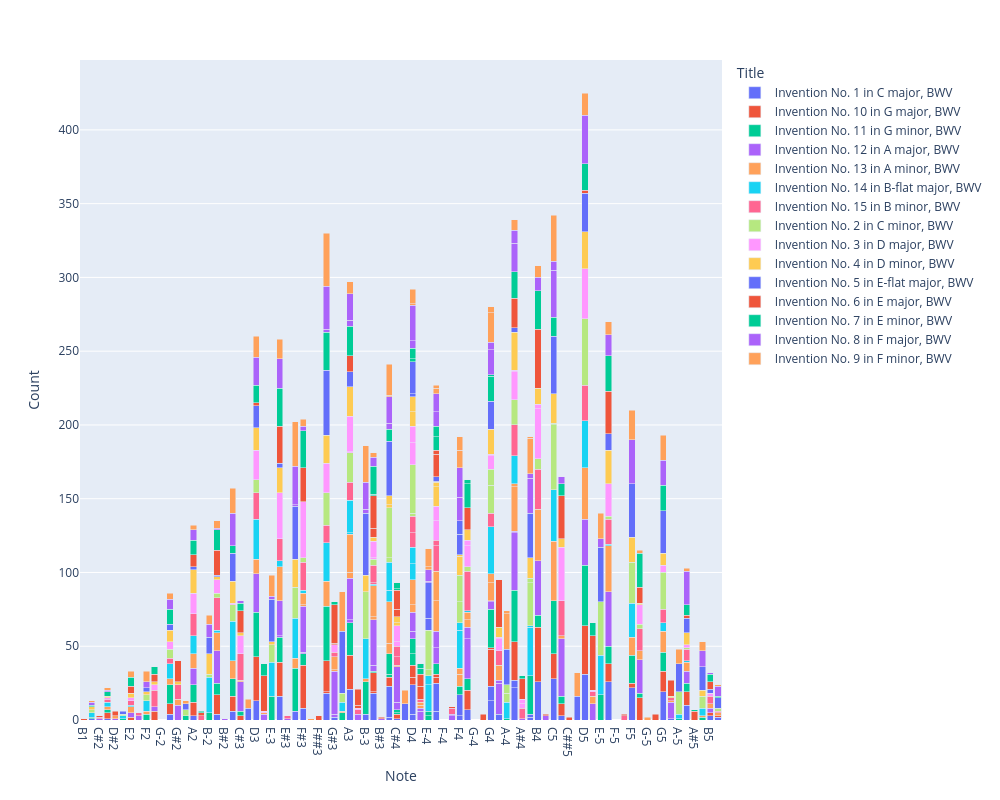

Notebook code cell kept with this figure:
### Code cell
# Create the bar chart
fig = px.bar(
    corpus_note_counts,
    x='Note',
    y='Count',
    color='Title',
    height=800,
    width=1000,
    barmode='stack',
    # note that the pitch order is set earlier in our NB!
    category_orders={'Note': pitch_order}
)

fig.show()

### Figure 1 — Plotly figure (JSON) as saved in the notebook; plotly's stock layout.template omitted (floating-point values rounded to 4 significant figures)
{"data": [{"alignmentgroup": "True", "hovertemplate": "Title=Invention No. 1 in C major, BWV<br>Note=%{x}<br>Count=%{y}<extra></extra>", "legendgroup": "Invention No. 1 in C major, BWV", "marker": {"color": "#636efa", "pattern": {"shape": ""}}, "name": "Invention No. 1 in C major, BWV", "offsetgroup": "Invention No. 1 in C major, BWV", "orientation": "v", "showlegend": true, "textposition": "auto", "type": "bar", "x": ["A2", "A3", "A4", "A4", "A5", "B-3", "B-4", "B-4", "B2", "B3", "B4", "B5", "C#4", "C#5", "C2", "C3", "C4", "C4", "C5", "C6", "D2", "D3", "D4", "D4", "D5", "E3", "E4", "E4", "E5", "F#3", "F#4", "F3", "F4", "F4", "F5", "G#3", "G#4", "G#5", "G2", "G3", "G4", "G4", "G5"], "xaxis": "x", "y": [3, 21, 22, 5, 10, 4, 2, 2, 4, 18, 26, 3, 1, 3, 1, 6, 2, 21, 28, 2, 1, 13, 4, 20, 31, 16, 6, 19, 26, 8, 7, 6, 3, 14, 22, 2, 4, 1, 4, 18, 13, 10, 19], "yaxis": "y"}, {"alignmentgroup": "True", "hovertemplate": "Title=Invention No. 10 in G major, BWV<br>Note=%{x}<br>Count=%{y}<extra></extra>", "legendgroup": "Invention No. 10 in G major, BWV", "marker": {"color": "#EF553B", "pattern": {"shape": ""}}, "name": "Invention No. 10 in G major, BWV", "offsetgroup": "Invention No. 10 in G major, BWV", "orientation": "v", "showlegend": true, "textposition": "auto", "type": "bar", "x": ["A2", "A3", "A4", "A5", "B2", "B3", "B3", "B4", "B5", "C#3", "C#4", "C#5", "C3", "C4", "C5", "C6", "D2", "D3", "D4", "D4", "D5", "E2", "E3", "E4", "E4", "E5", "F#2", "F#3", "F#4", "F#5", "F5", "G2", "G3", "G3", "G4", "G4", "G5"], "xaxis": "x", "y": [9, 23, 26, 9, 13, 1, 13, 37, 2, 3, 3, 8, 10, 6, 17, 1, 4, 30, 5, 8, 33, 2, 23, 4, 2, 12, 6, 29, 13, 15, 3, 7, 1, 21, 25, 1, 14], "yaxis": "y"}, {"alignmentgroup": "True", "hovertemplate": "Title=Invention No. 11 in G minor, BWV<br>Note=%{x}<br>Count=%{y}<extra></extra>", "legendgroup": "Invention No. 11 in G minor, BWV", "marker": {"color": "#00cc96", "pattern": {"shape": ""}}, "name": "Invention No. 11 in G minor, BWV", "offsetgroup": "Invention No. 11 in G minor, BWV", "orientation": "v", "showlegend": true, "textposition": "auto", "type": "bar", "x": ["A-2", "A-3", "A-4", "A-5", "A2", "A3", "A4", "A5", "B-2", "B-3", "B-4", "B-5", "B2", "B3", "B4", "C#3", "C#4", "C#4", "C#5", "C2", "C3", "C4", "C4", "C5", "D2", "D3", "D4", "D4", "D5", "E-2", "E-3", "E-4", "E-4", "E-5", "E3", "E4", "E5", "F#3", "F#4", "F#5", "F2", "F3", "F4", "F5", "G2", "G3", "G4", "G5"], "xaxis": "x", "y": [3, 5, 1, 1, 12, 22, 35, 6, 5, 22, 26, 2, 8, 1, 8, 3, 1, 2, 5, 1, 12, 2, 14, 36, 2, 30, 8, 10, 41, 1, 16, 3, 3, 17, 17, 7, 12, 8, 8, 3, 4, 29, 6, 19, 13, 37, 26, 13], "yaxis": "y"}, {"alignmentgroup": "True", "hovertemplate": "Title=Invention No. 12 in A major, BWV<br>Note=%{x}<br>Count=%{y}<extra></extra>", "legendgroup": "Invention No. 12 in A major, BWV", "marker": {"color": "#ab63fa", "pattern": {"shape": ""}}, "name": "Invention No. 12 in A major, BWV", "offsetgroup": "Invention No. 12 in A major, BWV", "orientation": "v", "showlegend": true, "textposition": "auto", "type": "bar", "x": ["A#3", "A#4", "A2", "A3", "A3", "A4", "A4", "A5", "B#2", "B#3", "B#4", "B2", "B3", "B3", "B4", "B5", "C#2", "C#3", "C#4", "C#4", "C#5", "D#2", "D#3", "D#4", "D#4", "D#5", "D3", "D4", "D4", "D5", "E#2", "E#3", "E#4", "E#4", "E2", "E3", "E3", "E4", "E4", "E5", "F#2", "F#3", "F#3", "F#4", "F#4", "F#5", "G#2", "G#3", "G#3", "G#4", "G#4", "G#5", "G4", "G4"], "xaxis": "x", "y": [4, 1, 11, 2, 28, 39, 1, 8, 1, 1, 3, 22, 4, 31, 37, 3, 1, 20, 5, 24, 39, 1, 4, 6, 2, 11, 26, 5, 13, 31, 3, 1, 3, 1, 3, 1, 24, 11, 11, 37, 3, 1, 31, 27, 8, 23, 10, 2, 29, 21, 2, 11, 5, 1], "yaxis": "y"}, {"alignmentgroup": "True", "hovertemplate": "Title=Invention No. 13 in A minor, BWV<br>Note=%{x}<br>Count=%{y}<extra></extra>", "legendgroup": "Invention No. 13 in A minor, BWV", "marker": {"color": "#FFA15A", "pattern": {"shape": ""}}, "name": "Invention No. 13 in A minor, BWV", "offsetgroup": "Invention No. 13 in A minor, BWV", "orientation": "v", "showlegend": true, "textposition": "auto", "type": "bar", "x": ["A-3", "A2", "A3", "A3", "A4", "A4", "A5", "B-3", "B-5", "B2", "B3", "B3", "B4", "B5", "C#3", "C#4", "C#5", "C3", "C4", "C4", "C5", "C6", "D#2", "D#3", "D#4", "D#4", "D#5", "D2", "D3", "D4", "D4", "D5", "E2", "E3", "E4", "E4", "E5", "F#3", "F#3", "F#4", "F#4", "F#5", "F2", "F3", "F4", "F4", "F5", "G#2", "G#3", "G#3", "G#4", "G#5", "G2", "G3", "G4", "G4", "G5"], "xaxis": "x", "y": [1, 10, 4, 26, 30, 2, 6, 2, 1, 12, 2, 21, 35, 3, 1, 1, 2, 12, 7, 28, 40, 2, 2, 1, 2, 2, 5, 2, 10, 5, 17, 35, 4, 23, 21, 20, 31, 1, 8, 5, 5, 6, 2, 7, 8, 4, 12, 4, 1, 9, 10, 1, 4, 17, 12, 6, 14], "yaxis": "y"}, {"alignmentgroup": "True", "hovertemplate": "Title=Invention No. 14 in B-flat major, BWV<br>Note=%{x}<br>Count=%{y}<extra></extra>", "legendgroup": "Invention No. 14 in B-flat major, BWV", "marker": {"color": "#19d3f3", "pattern": {"shape": ""}}, "name": "Invention No. 14 in B-flat major, BWV", "offsetgroup": "Invention No. 14 in B-flat major, BWV", "orientation": "v", "showlegend": true, "textposition": "auto", "type": "bar", "x": ["A-3", "A-4", "A-5", "A2", "A3", "A3", "A4", "A5", "B-2", "B-3", "B-4", "B-4", "B-5", "B2", "B3", "C2", "C3", "C4", "C4", "C5", "D2", "D3", "D4", "D4", "D5", "E-2", "E-3", "E-4", "E-4", "E-5", "E2", "E3", "E5", "F#3", "F#4", "F2", "F3", "F4", "F4", "F5", "G2", "G3", "G4", "G5"], "xaxis": "x", "y": [6, 11, 3, 12, 1, 22, 19, 1, 24, 27, 33, 1, 5, 2, 1, 3, 27, 8, 19, 35, 3, 27, 11, 11, 32, 2, 23, 18, 6, 27, 1, 4, 1, 2, 1, 7, 27, 26, 5, 23, 10, 26, 32, 6], "yaxis": "y"}, {"alignmentgroup": "True", "hovertemplate": "Title=Invention No. 15 in B minor, BWV<br>Note=%{x}<br>Count=%{y}<extra></extra>", "legendgroup": "Invention No. 15 in B minor, BWV", "marker": {"color": "#FF6692", "pattern": {"shape": ""}}, "name": "Invention No. 15 in B minor, BWV", "offsetgroup": "Invention No. 15 in B minor, BWV", "orientation": "v", "showlegend": true, "textposition": "auto", "type": "bar", "x": ["A#2", "A#3", "A#4", "A2", "A3", "A4", "A5", "B2", "B3", "B3", "B4", "B5", "C#2", "C#3", "C#4", "C#4", "C#5", "C6", "D#4", "D#5", "D2", "D3", "D4", "D4", "D5", "E#2", "E#3", "E#4", "E#5", "E2", "E3", "E4", "E4", "E5", "F#2", "F#3", "F#4", "F#5", "G#2", "G#3", "G#4", "G#5", "G2", "G3", "G4", "G5"], "xaxis": "x", "y": [3, 3, 7, 15, 12, 21, 8, 22, 1, 12, 27, 5, 1, 18, 6, 7, 24, 1, 2, 3, 2, 18, 10, 11, 24, 2, 2, 4, 3, 3, 15, 17, 4, 17, 11, 19, 27, 15, 10, 3, 10, 2, 4, 12, 9, 9], "yaxis": "y"}, {"alignmentgroup": "True", "hovertemplate": "Title=Invention No. 2 in C minor, BWV<br>Note=%{x}<br>Count=%{y}<extra></extra>", "legendgroup": "Invention No. 2 in C minor, BWV", "marker": {"color": "#B6E880", "pattern": {"shape": ""}}, "name": "Invention No. 2 in C minor, BWV", "offsetgroup": "Invention No. 2 in C minor, BWV", "orientation": "v", "showlegend": true, "textposition": "auto", "type": "bar", "x": ["A-2", "A-3", "A-4", "A-4", "A-5", "A3", "A4", "A5", "B-2", "B-3", "B-4", "B-4", "B-5", "B2", "B3", "B4", "C2", "C3", "C4", "C4", "C5", "C5", "C6", "D3", "D4", "D4", "D5", "E-2", "E-3", "E-4", "E-4", "E-5", "E5", "F#3", "F#4", "F#5", "F2", "F3", "F4", "F4", "F5", "G2", "G3", "G4", "G4", "G5"], "xaxis": "x", "y": [4, 6, 6, 6, 15, 20, 17, 1, 2, 32, 29, 3, 8, 3, 4, 7, 2, 11, 3, 34, 44, 1, 2, 9, 2, 33, 45, 1, 12, 4, 27, 36, 2, 3, 3, 3, 4, 21, 14, 18, 28, 6, 22, 19, 11, 25], "yaxis": "y"}, {"alignmentgroup": "True", "hovertemplate": "Title=Invention No. 3 in D major, BWV<br>Note=%{x}<br>Count=%{y}<extra></extra>", "legendgroup": "Invention No. 3 in D major, BWV", "marker": {"color": "#FF97FF", "pattern": {"shape": ""}}, "name": "Invention No. 3 in D major, BWV", "offsetgroup": "Invention No. 3 in D major, BWV", "orientation": "v", "showlegend": true, "textposition": "auto", "type": "bar", "x": ["A#3", "A#4", "A#4", "A2", "A3", "A3", "A4", "A4", "A5", "B2", "B3", "B3", "B4", "B4", "B5", "C#3", "C#4", "C#4", "C#5", "C3", "D#3", "D#5", "D2", "D3", "D4", "D4", "D5", "E2", "E3", "E4", "E4", "E5", "F#2", "F#3", "F#4", "F#4", "F#5", "G#3", "G#4", "G#4", "G2", "G3", "G4", "G4", "G5"], "xaxis": "x", "y": [1, 3, 3, 14, 1, 24, 19, 1, 2, 9, 1, 11, 34, 3, 2, 12, 3, 11, 36, 1, 1, 1, 1, 20, 15, 11, 34, 2, 31, 13, 10, 22, 4, 38, 14, 4, 13, 5, 8, 1, 5, 20, 9, 1, 5], "yaxis": "y"}, {"alignmentgroup": "True", "hovertemplate": "Title=Invention No. 4 in D minor, BWV<br>Note=%{x}<br>Count=%{y}<extra></extra>", "legendgroup": "Invention No. 4 in D minor, BWV", "marker": {"color": "#FECB52", "pattern": {"shape": ""}}, "name": "Invention No. 4 in D minor, BWV", "offsetgroup": "Invention No. 4 in D minor, BWV", "orientation": "v", "showlegend": true, "textposition": "auto", "type": "bar", "x": ["A2", "A3", "A4", "A5", "B-2", "B-3", "B-4", "B-5", "B2", "B3", "B4", "C#3", "C#4", "C#4", "C#5", "C2", "C3", "C4", "C4", "C5", "D2", "D3", "D4", "D4", "D5", "E-3", "E2", "E3", "E4", "E4", "E5", "F#2", "F#4", "F#5", "F2", "F3", "F4", "F4", "F5", "G#2", "G#4", "G#5", "G2", "G3", "G4", "G5"], "xaxis": "x", "y": [16, 20, 26, 8, 14, 11, 14, 4, 2, 3, 11, 2, 2, 4, 6, 2, 15, 2, 6, 20, 1, 15, 10, 10, 25, 2, 3, 17, 13, 3, 23, 2, 7, 1, 2, 19, 13, 1, 17, 2, 7, 1, 8, 19, 17, 8], "yaxis": "y"}, {"alignmentgroup": "True", "hovertemplate": "Title=Invention No. 5 in E-flat major, BWV<br>Note=%{x}<br>Count=%{y}<extra></extra>", "legendgroup": "Invention No. 5 in E-flat major, BWV", "marker": {"color": "#636efa", "pattern": {"shape": ""}}, "name": "Invention No. 5 in E-flat major, BWV", "offsetgroup": "Invention No. 5 in E-flat major, BWV", "orientation": "v", "showlegend": true, "textposition": "auto", "type": "bar", "x": ["A-2", "A-3", "A-4", "A-5", "A2", "A3", "A4", "A5", "B-2", "B-3", "B-4", "B-5", "B2", "B5", "C3", "C4", "C5", "C6", "D-3", "D-4", "D-5", "D3", "D4", "D4", "D5", "E-2", "E-3", "E-4", "E-4", "E-5", "E3", "E4", "E4", "E5", "F2", "F3", "F4", "F4", "F5", "G2", "G3", "G4", "G5"], "xaxis": "x", "y": [4, 42, 24, 19, 2, 10, 3, 10, 11, 42, 30, 16, 1, 3, 19, 37, 39, 7, 8, 11, 16, 15, 2, 22, 26, 2, 29, 8, 24, 37, 3, 1, 3, 11, 3, 36, 14, 9, 36, 4, 44, 19, 29], "yaxis": "y"}, {"alignmentgroup": "True", "hovertemplate": "Title=Invention No. 6 in E major, BWV<br>Note=%{x}<br>Count=%{y}<extra></extra>", "legendgroup": "Invention No. 6 in E major, BWV", "marker": {"color": "#EF553B", "pattern": {"shape": ""}}, "name": "Invention No. 6 in E major, BWV", "offsetgroup": "Invention No. 6 in E major, BWV", "orientation": "v", "showlegend": true, "textposition": "auto", "type": "bar", "x": ["A#2", "A#3", "A#3", "A#4", "A#5", "A2", "A3", "A4", "A5", "B#3", "B#4", "B1", "B2", "B3", "B3", "B4", "B5", "C##5", "C#2", "C#3", "C#4", "C#4", "C#5", "D#2", "D#3", "D#4", "D#4", "D#5", "D3", "D5", "E#4", "E#5", "E2", "E3", "E4", "E4", "E5", "F##3", "F##4", "F##5", "F#2", "F#3", "F#4", "F#5", "G#2", "G#3", "G#3", "G#4", "G#5"], "xaxis": "x", "y": [2, 2, 11, 14, 6, 8, 11, 20, 2, 1, 1, 1, 17, 6, 22, 40, 5, 2, 1, 15, 5, 13, 29, 3, 24, 9, 8, 37, 2, 2, 1, 1, 5, 25, 15, 3, 29, 3, 4, 4, 5, 23, 15, 11, 14, 1, 26, 32, 11], "yaxis": "y"}, {"alignmentgroup": "True", "hovertemplate": "Title=Invention No. 7 in E minor, BWV<br>Note=%{x}<br>Count=%{y}<extra></extra>", "legendgroup": "Invention No. 7 in E minor, BWV", "marker": {"color": "#00cc96", "pattern": {"shape": ""}}, "name": "Invention No. 7 in E minor, BWV", "offsetgroup": "Invention No. 7 in E minor, BWV", "orientation": "v", "showlegend": true, "textposition": "auto", "type": "bar", "x": ["A#2", "A#4", "A#5", "A2", "A3", "A4", "A5", "B2", "B3", "B3", "B4", "B5", "C#3", "C#4", "C#4", "C#5", "C2", "C3", "C4", "C5", "C6", "D#3", "D#4", "D#4", "D#5", "D2", "D3", "D4", "D4", "D5", "E2", "E3", "E4", "E4", "E5", "F#2", "F#3", "F#4", "F#4", "F#5", "G#3", "G2", "G3", "G4", "G4", "G5"], "xaxis": "x", "y": [1, 2, 1, 10, 20, 18, 7, 14, 1, 19, 26, 5, 5, 1, 4, 8, 1, 5, 8, 13, 1, 8, 4, 3, 9, 3, 12, 2, 7, 18, 6, 26, 9, 7, 24, 5, 25, 16, 3, 23, 2, 10, 26, 17, 1, 17], "yaxis": "y"}, {"alignmentgroup": "True", "hovertemplate": "Title=Invention No. 8 in F major, BWV<br>Note=%{x}<br>Count=%{y}<extra></extra>", "legendgroup": "Invention No. 8 in F major, BWV", "marker": {"color": "#ab63fa", "pattern": {"shape": ""}}, "name": "Invention No. 8 in F major, BWV", "offsetgroup": "Invention No. 8 in F major, BWV", "orientation": "v", "showlegend": true, "textposition": "auto", "type": "bar", "x": ["A2", "A3", "A3", "A4", "A4", "A5", "B-2", "B-3", "B-3", "B-4", "B-4", "B-5", "B2", "B3", "B4", "B5", "C#3", "C#5", "C2", "C3", "C4", "C4", "C5", "C5", "C6", "D2", "D3", "D4", "D4", "D5", "E-3", "E-4", "E-4", "E-5", "E3", "E4", "E4", "E5", "F#3", "F2", "F3", "F3", "F4", "F4", "F5", "G2", "G3", "G3", "G4", "G4", "G5"], "xaxis": "x", "y": [7, 4, 18, 19, 9, 23, 9, 3, 18, 24, 3, 11, 1, 6, 9, 1, 2, 5, 2, 22, 4, 18, 32, 6, 7, 1, 19, 5, 24, 33, 2, 1, 8, 6, 20, 10, 12, 14, 3, 4, 1, 26, 16, 20, 30, 7, 2, 29, 17, 5, 17], "yaxis": "y"}, {"alignmentgroup": "True", "hovertemplate": "Title=Invention No. 9 in F minor, BWV<br>Note=%{x}<br>Count=%{y}<extra></extra>", "legendgroup": "Invention No. 9 in F minor, BWV", "marker": {"color": "#FFA15A", "pattern": {"shape": ""}}, "name": "Invention No. 9 in F minor, BWV", "offsetgroup": "Invention No. 9 in F minor, BWV", "orientation": "v", "showlegend": true, "textposition": "auto", "type": "bar", "x": ["A-2", "A-3", "A-4", "A-4", "A-5", "A2", "A3", "A4", "A5", "B-2", "B-3", "B-4", "B-4", "B-5", "B2", "B3", "B4", "C2", "C3", "C4", "C4", "C5", "C6", "D-3", "D-4", "D-5", "D2", "D3", "D4", "D4", "D5", "E-3", "E-4", "E-4", "E-5", "E2", "E3", "E4", "E4", "E5", "F#3", "F#5", "F2", "F3", "F4", "F4", "F5", "G-3", "G-5", "G2", "G3", "G4", "G4", "G5"], "xaxis": "x", "y": [2, 27, 24, 2, 10, 3, 8, 7, 2, 6, 25, 24, 1, 6, 5, 3, 8, 1, 17, 1, 21, 31, 1, 6, 9, 16, 2, 14, 1, 10, 15, 14, 2, 12, 17, 4, 13, 4, 2, 9, 5, 2, 7, 30, 12, 9, 20, 1, 2, 4, 36, 20, 4, 17], "yaxis": "y"}], "layout": {"barmode": "stack", "height": 800, "legend": {"title": {"text": "Title"}, "tracegroupgap": 0}, "margin": {"t": 60}, "width": 1000, "xaxis": {"anchor": "y", "autorange": true, "categoryarray": ["Rest", "A#1", "B1", "C2", "C#2", "D2", "D#2", "E-2", "E2", "E#2", "F2", "F#2", "G-2", "G2", "G#2", "A-2", "A2", "A#2", "B-2", "B2", "B#2", "C3", "C#3", "D-3", "D3", "D#3", "E-3", "E3", "E#3", "F3", "F#3", "G-3", "F##3", "G3", "G#3", "A-3", "A3", "A#3", "B-3", "B3", "B#3", "C4", "C#4", "D-4", "D4", "D#4", "E-4", "E4", "F-4", "E#4", "F4", "F#4", "G-4", "F##4", "G4", "G#4", "A-4", "A4", "A#4", "B-4", "B4", "B#4", "C5", "C#5", "C##5", "D-5", "D5", "D#5", "E-5", "E5", "F-5", "E#5", "F5", "F#5", "G-5", "F##5", "G5", "G#5", "A-5", "A5", "A#5", "B-5", "B5", "C6"], "categoryorder": "array", "domain": [0, 1], "range": [1.5, 83.5], "title": {"text": "Note"}, "type": "category"}, "yaxis": {"anchor": "x", "autorange": true, "domain": [0, 1], "range": [0, 447.4], "title": {"text": "Count"}, "type": "linear"}}}
